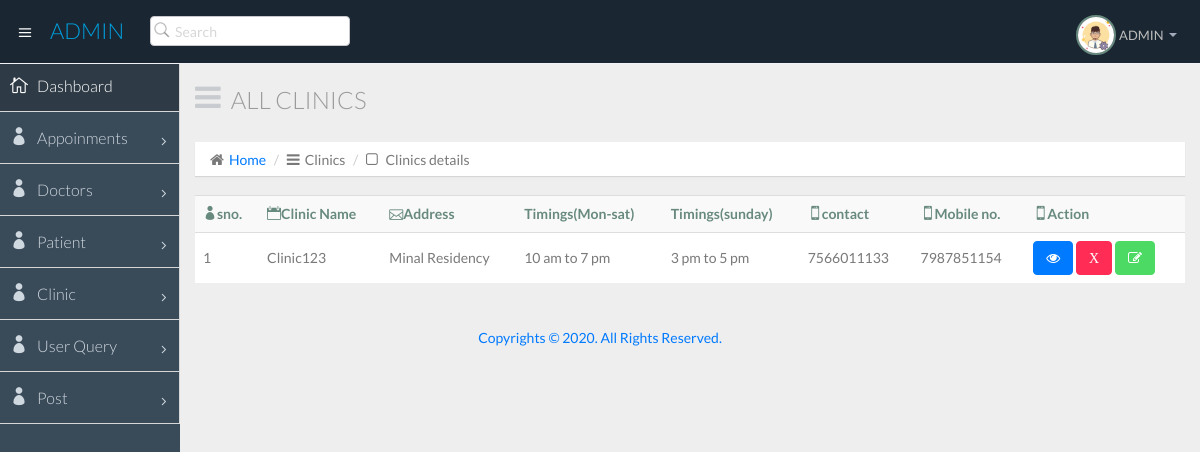
/admin/admin_Clinic.php, run on the app's committed database.
### tables this page shows
CREATE TABLE `clinics` (
  `clinic_id` int(100) NOT NULL,
  `d_id` int(100) NOT NULL,
  `name` varchar(200) NOT NULL,
  `address` varchar(200) NOT NULL,
  `location` varchar(150) DEFAULT NULL,
  `timing_ms` varchar(200) NOT NULL,
  `timing_sun` varchar(200) NOT NULL,
  `contact_no` varchar(200) NOT NULL,
  `mobile_no` varchar(200) NOT NULL
);

### admin/admin_Clinic.php (the view, shortened to what this page needs)
<?php
require('./comnpages/config.php');
?>
<!DOCTYPE html>
<html lang="en">
  <head>
    <link href="css/bootstrap.min.css" rel="stylesheet">
    <link href="css/bootstrap-theme.css" rel="stylesheet">
    <link href="css/elegant-icons-style.css" rel="stylesheet" />
    <link href="css/font-awesome.min.css" rel="stylesheet" />
    <link href="css/style.css" rel="stylesheet">
    <link href="css/style-responsive.css" rel="stylesheet" />
  </head>
  <body>
  <section id="container" class="">
      <?php require('./comnpages/header.php'); ?>
	   <?php require('./comnpages/side.php'); ?>
      <section id="main-content">
          <section class="wrapper">
		  <div class="row">
				<div class="col-lg-12">
					<h3 class="page-header"><i class="fa fa fa-bars"></i>All Clinics</h3>
					<ol class="breadcrumb">
						<li><i class="fa fa-home"></i><a href="index.html">Home</a></li>
						<li><i class="fa fa-bars"></i>Clinics</li>
						<li><i class="fa fa-square-o"></i> Clinics details</li>
					</ol>
				</div>
			</div>
              <div class="row">
                  <div class="col-lg-12">
                      <section class="panel">
                          <table class="table table-striped table-advance table-hover">
                           <tbody>
                              <tr>
                                 <th><i class="icon_profile"></i>sno.</th>
                                 <th><i class="icon_calendar"></i>Clinic Name</th>
                                 <th><i class="icon_mail_alt"></i>Address</th>
                                 <th>Timings(Mon-sat)</th>
                                 <th>Timings(sunday)</th>
                                 <th><i class="icon_mobile"></i>contact</th>
                                 <th><i class="icon_mobile"></i>Mobile no.</th>
                                 <th><i class="icon_mobile"></i>Action</th>
                              </tr>
							  <?php
							$select = mysqli_query($conn,"SELECT * FROM clinics");
		                     $noofrows=mysqli_num_rows($select);
							 $count=0;
							 if($noofrows>0)
							 {
		                      while($row= mysqli_fetch_array($select))
		                          {
		                            $count++;
							  ?>
                              <tr>
                                 <td><?php echo $count; ?></td>
                                 <td><?php echo$row['name']; ?></td>
                                 <td><?php echo$row['address']; ?></td>
                                 <td><?php echo$row['timing_ms']; ?></td>
                                 <td><?php echo$row['timing_sun']; ?></td>
                                 <td><?php echo$row['contact_no']; ?></td>
                                 <td><?php echo$row['mobile_no']; ?></td>
								 <td>
						<a href="./admin_Clinic_view.php?cid=<?php echo $row['clinic_id']; ?>"
						title="view" class="btn btn-primary">
							<i class="fa fa-eye"> </i></a>
					<a onclick="return confirm('Are you sure you want
					to delete this record');" href="model/admin_model_Clinic_delete.php?
					pcid=<?php echo $row['clinic_id'];?>&action=delete"
					title="Delete" class="btn btn-danger">
					<i class="fa fa-remove">X</i>
					</a>
			<a href="./admin_Clinic_update.php?xcid=<?php echo $row['clinic_id'];?>
		 "  title="edit" class="btn btn-success">
					<i class="fa fa-edit" ></i></a>
				  </td>
                              </tr>
							  <?php
								  }}
							  ?>
                             </tbody>
                        </table>
                      </section>
                  </div>
              </div>
          </section>
      </section>
		  <?php include("./comnpages/credit.php");?>
  </section>
  </body>
</html>

### data on the page
clinics: name "Clinic123", address "Minal Residency", timing_ms "10 am to 7 pm", timing_sun "3 pm to 5 pm", contact_no "7566011133", mobile_no "7987851154"
